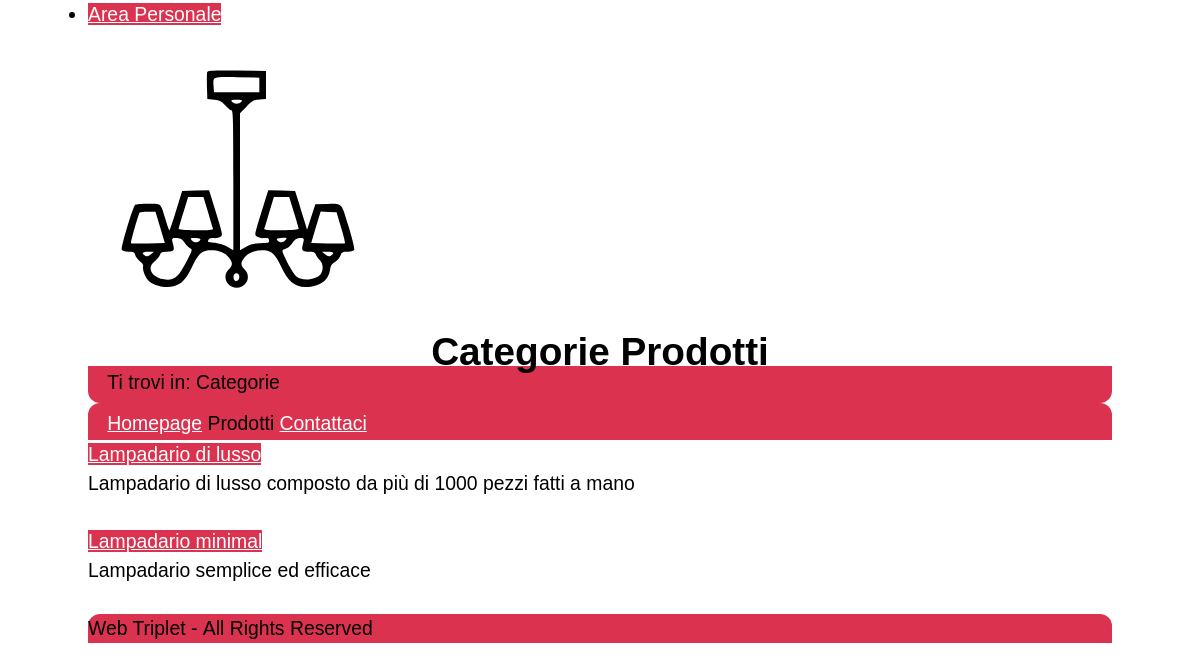
The page /categorie.php?cat=1 on the database its author committed.
### tables this page shows
CREATE TABLE `prodotti` (
  `id_prodotto` int(100) NOT NULL,
  `id_categoria` int(100) NOT NULL,
  `Nome` varchar(100) NOT NULL,
  `Descrizione` varchar(500) NOT NULL
);

### PHP/connessione.php (called while the page is built, shortened)
<?php
function pulisciInput($value) {
  $value = trim($value);
  $value = strip_tags($value);
  $value = htmlentities($value);
  return $value;
}
class DBAccess {
  private $connection;
  public function openDBConnection() {
    $this->connection = mysqli_connect("127.0.0.1", "root", "", "tecweb");
    return true;
  }
  public function getProductListANDCheckCategory($id_categ) {
  $OKCateg=pulisciInput($id_categ);
  $query = "SELECT * FROM `prodotti` WHERE id_categoria ='$OKCateg'";
  $queryResult = mysqli_query($this->connection, $query);
  $result = array();
  while ($row = mysqli_fetch_assoc($queryResult)) {
      $result[] = $row;
  }
  return $result;
  }
}
?>

### categorie.php (the view, shortened to what this page needs)
<?php
require_once "PHP/connessione.php";
$template = (file_get_contents('HTML/categorie.html'));
$connessione = new DBAccess();
$replace = "";
if (isset($_GET["cat"])) {
    $result=$connessione->getProductListANDCheckCategory($_GET["cat"]);
    if(count($result)>0){
        $ElencoProdot="";
        for ($i = 0; $i < count($result); $i++) {
            $ElencoProdot=$ElencoProdot."<div><a href=\"prodotto.php?prod=".$result[$i]['id_prodotto']."\">".$result[$i]['Nome']."</a></div>
                            <div>".$result[$i]['Descrizione']."</div>
                            <div><img <lt=\"\"></img></div> ";
        }
        $replace = array("" =>$ElencoProdot
                    );
    }
}
    foreach($replace as $key => $value)
            $HTMLPage = str_replace($key, $value, $template);
echo $HTMLPage;
?>

### CSS/style.css (style rules this page uses)
* { padding: 0em; margin: 0em; }
:root { --visitedcolor: #000000; --linkcolor: #FFFFFF; --bgfuncolor: #DB334F; --bgcolor: #FFFFFF; --txtcolor: #000000; --shadowcolor: #d2d2d2; }
html, body { font-size: 110%; font-family: "Verdana", sans-serif; line-height: 1.5em; background-color: var(--bgcolor); color: var(--txtcolor); margin: auto; }
h1 { text-align: center; }
body { max-width: 1024px; }
a { background-color: var(--bgfuncolor); }
a:link { color: var(--linkcolor); }
#menu { background-color: var(--bgfuncolor); padding: 0.3em 0em 0.1em 1.0em; border-radius: 12px 12px 0px 0px; }
#menu li { display: inline; }
#breadcrumb { background-color: var(--bgfuncolor); padding: 0.1em 0em 0.3em 1.0em; border-radius: 0px 0px 12px 12px; }
#footer { background-color: var(--bgfuncolor); border-radius: 12px 12px 0px 0px; }

### rows shown on the page
prodotti: Nome "Lampadario di lusso", Descrizione "Lampadario di lusso composto da più di 1000 pezzi fatti a mano"
prodotti: Nome "Lampadario minimal", Descrizione "Lampadario semplice ed efficace"

### other values the page prints
$HTMLPage "Area Personale Categorie Prodotti Ti trovi in: Categorie Homepage Prodotti Contattaci Web Triplet - All Rights Reserved"
